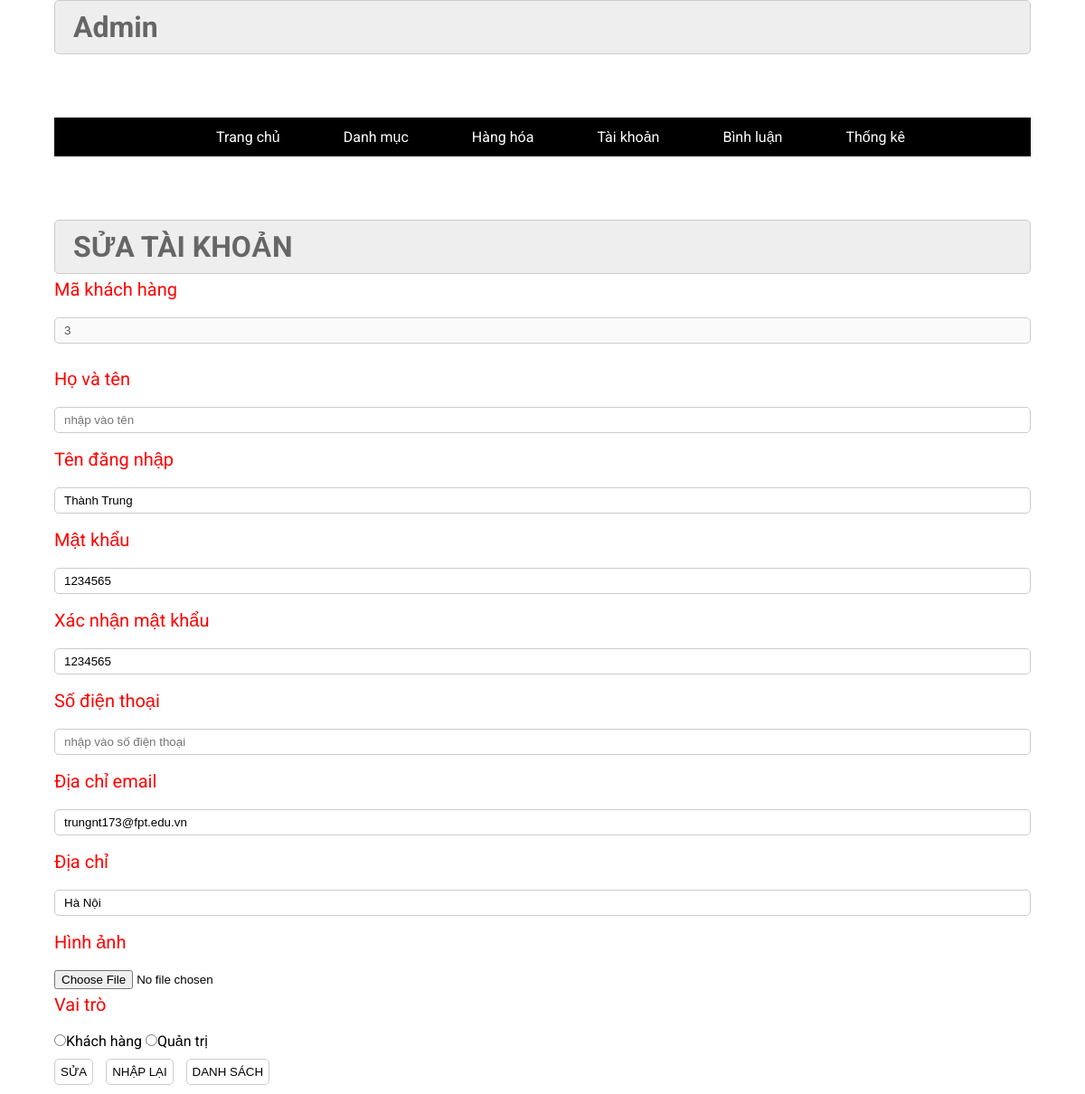
/admin/index.php?act=edit_taikhoan&idtk_edit=3, run on an earlier commit of the app's database.
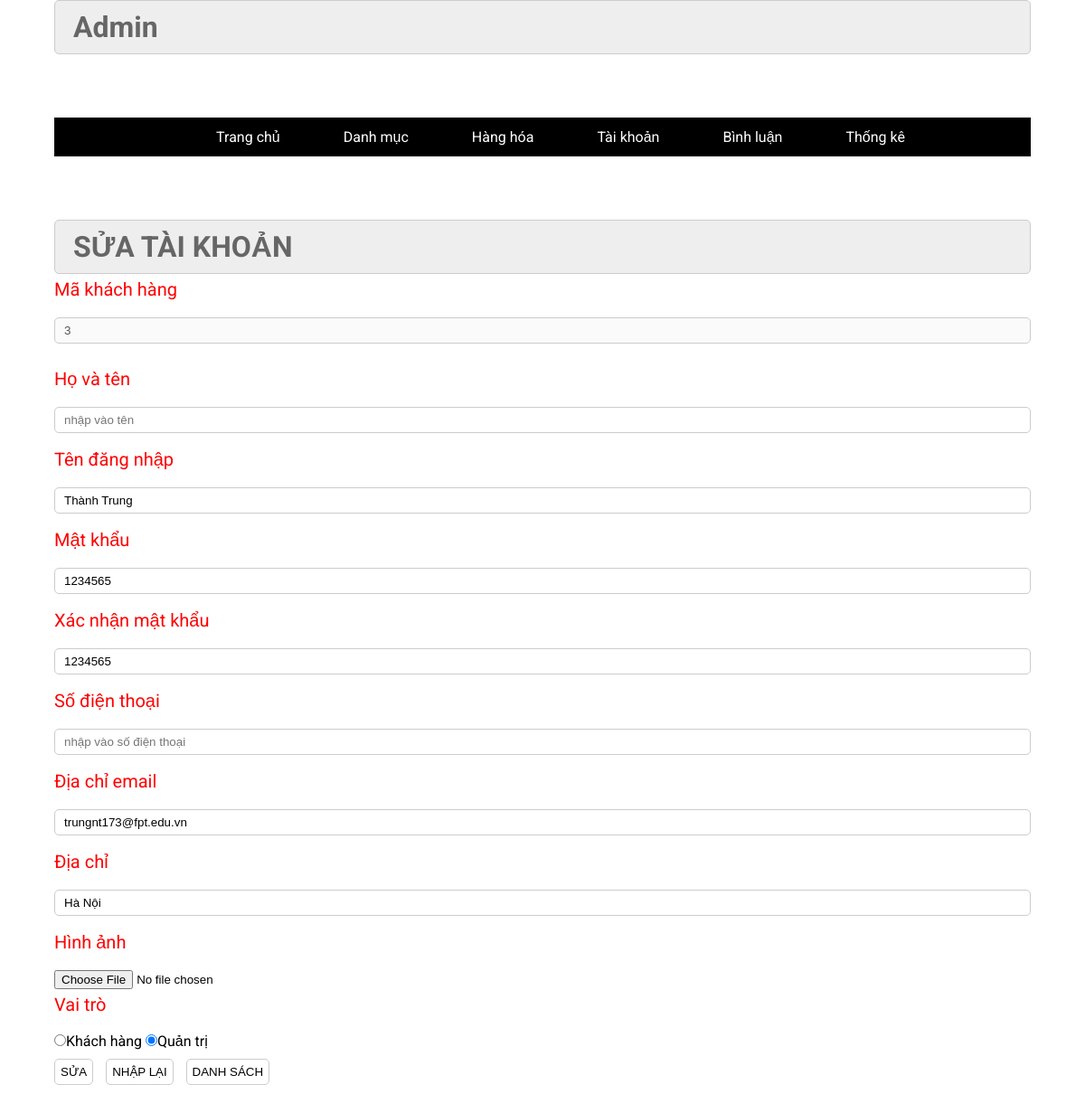
And on a later commit of the database.
### tables this page shows
CREATE TABLE `taikhoan` (
  `id` int(11) NOT NULL,
  `user` varchar(50) NOT NULL,
  `pass` varchar(50) NOT NULL,
  `email` varchar(255) NOT NULL,
  `img` varchar(255) NOT NULL,
  `address` varchar(255) NOT NULL,
  `tel` varchar(20) NOT NULL,
  `role` int(11) NOT NULL DEFAULT 0
);

### model/pdo.php (called while the page is built, shortened)
<?php
function pdo_get_connection(){
    $servername = "localhost";
    $username = "root";
    $password = "";
    try {
        $conn = new PDO("mysql:host=$servername;dbname=duanmau", $username, $password);
        $conn->setAttribute(PDO::ATTR_ERRMODE, PDO::ERRMODE_EXCEPTION);
        return $conn;
    } catch(PDOException $e) {
        echo "Connection failed: " . $e->getMessage();
    }
}
function pdo_query_one($sql){
    $sql_args=array_slice(func_get_args(),1);
    try{
        $conn=pdo_get_connection();
        $stmt=$conn->prepare($sql);
        $stmt->execute($sql_args);
        $row=$stmt->fetch(PDO::FETCH_ASSOC);
        return $row;
    }
    catch(PDOException $e){
        throw $e;
    }
    finally{
        unset($conn);
    }
}
?>

### model/tai_khoan.php (called while the page is built, shortened)
<?php
function load_1_taikhoan($id)
{
    $sql = "select * from taikhoan where id=$id";
    $kq = pdo_query_one($sql);
    return $kq;
}

### admin/khachhang/edit_taikhoan.php (the view, shortened to what this page needs)
<div class="row2">
    <div class="row2 font_title">
        <h1>SỬA TÀI KHOẢN</h1>
    </div>
    <div class="row2 form_content ">
        <form action="index.php?act=edit_taikhoan" method="POST" enctype="multipart/form-data">
            <div class="row2 mb10 form_content_container">
                <label> Mã khách hàng </label> <br>
                <?php if (isset($load_1_taikhoan)) {
                    extract($load_1_taikhoan);
                } ?>
                <input type="text" disabled value="<?= isset($id) ? $id : '' ?>">
            </div>
            <div class="row2 mb10">
                <label>Họ và tên </label> <br>
                <input type="text" name="name" required placeholder="nhập vào tên" value="<?= isset($name) ? $name : '' ?>">
                <label>Tên đăng nhập </label> <br>
                <input type="text" name="ten" required placeholder="nhập vào tên" value="<?= isset($user) ? $user : '' ?>">
                <label>Mật khẩu </label> <br>
                <input type="text" name="pass" required placeholder="nhập vào mật khẩu" value="<?= isset($pass) ? $pass : '' ?>">
                <label>Xác nhận mật khẩu </label> <br>
                <input type="text" name="" required placeholder="nhập lại mật khẩu" value="<?= isset($pass) ? $pass : '' ?>">
                <label>Số điện thoại </label> <br>
                <input type="text" name="sdt" required placeholder="nhập vào số điện thoại" value="<?= isset($tel) ? $tel : '' ?>">
                <label>Địa chỉ email </label> <br>
                <input type="text" name="email" required placeholder="nhập vào email" value="<?= isset($email) ? $email : '' ?>">
                <label>Địa chỉ </label> <br>
                <input type="text" name="diachi" required placeholder="nhập vào địa chỉ" value="<?= isset($address) ? $address : '' ?>">
                <label>Hình ảnh </label> <br>
                <input type="file" name="anh" >
                <label>Vai trò</label> <br>
                <input type="radio" name="vaitro" id="" <?= isset($role) && $role == 0 ? 'checked' : '' ?> value="0">Khách hàng
                <input type="radio" name="vaitro" id="" <?= isset($role) && $role == 1 ? 'checked' : '' ?> value="1">Quản trị
            </div>
            <div class="row mb10 ">
                <input class="mr20" type="submit" name="edittaikhoan" value="SỬA">
                <input class="mr20" type="reset" value="NHẬP LẠI">
                <a href="index.php?act=tai_khoan"><input class="mr20" type="button" value="DANH SÁCH"></a>
            </div>
        </form>
    </div>
</div>

What changed in the data, as far as the page shows it:
changed taikhoan "Thành Trung": role "☐" → "☑"
